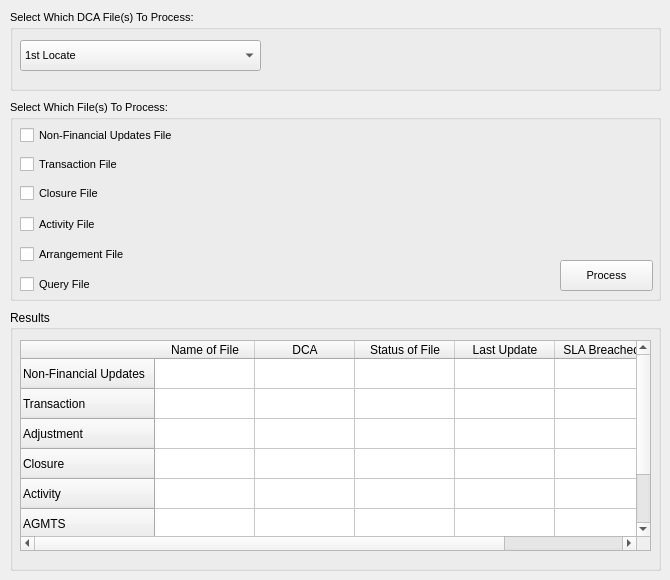
      <widget class="QWidget" name="tab_4">
       <attribute name="title">
        <string>From DCA</string>
       </attribute>
       <widget class="QGroupBox" name="groupBox_3">
        <property name="geometry">
         <rect>
          <x>10</x>
          <y>10</y>
          <width>651</width>
          <height>81</height>
         </rect>
        </property>
        <property name="font">
         <font>
          <family>Arial</family>
          <pointsize>8</pointsize>
         </font>
        </property>
        <property name="title">
         <string>Select Which DCA File(s) To Process:</string>
        </property>
        <widget class="QComboBox" name="comboBox_6">
         <property name="geometry">
          <rect>
           <x>10</x>
           <y>30</y>
           <width>241</width>
           <height>31</height>
          </rect>
         </property>
         <property name="toolTip">
          <string>Click to Select Client Name</string>
         </property>
         <item>
          <property name="text">
           <string>1st Locate</string>
          </property>
         </item>
        </widget>
       </widget>
       <widget class="QGroupBox" name="groupBox_4">
        <property name="geometry">
         <rect>
          <x>10</x>
          <y>100</y>
          <width>651</width>
          <height>201</height>
         </rect>
        </property>
        <property name="font">
         <font>
          <family>Arial</family>
          <pointsize>8</pointsize>
         </font>
        </property>
        <property name="title">
         <string>Select Which File(s) To Process:</string>
        </property>
        <widget class="QCheckBox" name="checkBox_6">
         <property name="geometry">
          <rect>
           <x>10</x>
           <y>25</y>
           <width>191</width>
           <height>20</height>
          </rect>
         </property>
         <property name="font">
          <font>
           <family>Arial</family>
           <pointsize>8</pointsize>
          </font>
         </property>
         <property name="text">
          <string>Non-Financial Updates File</string>
         </property>
        </widget>
        <widget class="QCheckBox" name="checkBox_7">
         <property name="geometry">
          <rect>
           <x>10</x>
           <y>49</y>
           <width>161</width>
           <height>31</height>
          </rect>
         </property>
         <property name="font">
          <font>
           <family>Arial</family>
           <pointsize>8</pointsize>
          </font>
         </property>
         <property name="text">
          <string>Transaction File</string>
         </property>
        </widget>
        <widget class="QPushButton" name="pushButton_2">
         <property name="geometry">
          <rect>
           <x>550</x>
           <y>160</y>
           <width>93</width>
           <height>31</height>
          </rect>
         </property>
         <property name="toolTip">
          <string>Click To Process Selected Files</string>
         </property>
         <property name="text">
          <string>Process</string>
         </property>
        </widget>
        <widget class="QCheckBox" name="checkBox_9">
         <property name="geometry">
          <rect>
           <x>10</x>
           <y>78</y>
           <width>161</width>
           <height>31</height>
          </rect>
         </property>
         <property name="font">
          <font>
           <family>Arial</family>
           <pointsize>8</pointsize>
          </font>
         </property>
         <property name="text">
          <string>Closure File</string>
         </property>
        </widget>
        <widget class="QCheckBox" name="checkBox_17">
         <property name="geometry">
          <rect>
           <x>10</x>
           <y>116</y>
           <width>241</width>
           <height>17</height>
          </rect>
         </property>
         <property name="text">
          <string>Activity File</string>
         </property>
        </widget>
        <widget class="QCheckBox" name="checkBox_18">
         <property name="geometry">
          <rect>
           <x>10</x>
           <y>146</y>
           <width>141</width>
           <height>17</height>
          </rect>
         </property>
         <property name="text">
          <string>Arrangement File</string>
         </property>
        </widget>
        <widget class="QCheckBox" name="checkBox_8">
         <property name="geometry">
          <rect>
           <x>10</x>
           <y>176</y>
           <width>141</width>
           <height>17</height>
          </rect>
         </property>
         <property name="text">
          <string>Query File</string>
         </property>
        </widget>
       </widget>
       <widget class="QGroupBox" name="groupBox_10">
        <property name="geometry">
         <rect>
          <x>10</x>
          <y>310</y>
          <width>651</width>
          <height>261</height>
         </rect>
        </property>
        <property name="title">
         <string>Results</string>
        </property>
        <widget class="QTableWidget" name="tableWidget_2">
         <property name="geometry">
          <rect>
           <x>10</x>
           <y>30</y>
           <width>631</width>
           <height>211</height>
          </rect>
         </property>
         <property name="font">
          <font>
           <family>Arial</family>
           <pointsize>9</pointsize>
          </font>
         </property>
         <property name="sizeAdjustPolicy">
          <enum>QAbstractScrollArea::AdjustToContentsOnFirstShow</enum>
         </property>
         <row>
          <property name="text">
           <string>Non-Financial Updates</string>
          </property>
          <property name="font">
           <font>
            <family>Arial</family>
            <pointsize>9</pointsize>
           </font>
          </property>
         </row>
         <row>
          <property name="text">
           <string>Transaction</string>
          </property>
         </row>
         <row>
          <property name="text">
           <string>Adjustment</string>
          </property>
         </row>
         <row>
          <property name="text">
           <string>Closure</string>
          </property>
         </row>
         <row>
          <property name="text">
           <string>Activity</string>
          </property>
         </row>
         <row>
          <property name="text">
           <string>AGMTS</string>
          </property>
         </row>
         <row>
          <property name="text">
           <string>Query</string>
          </property>
         </row>
         <column>
          <property name="text">
           <string>Name of File</string>
          </property>
         </column>
         <column>
          <property name="text">
           <string>DCA</string>
          </property>
         </column>
         <column>
          <property name="text">
           <string>Status of File</string>
          </property>
         </column>
         <column>
          <property name="text">
           <string>Last Update</string>
          </property>
         </column>
         <column>
          <property name="text">
           <string>SLA Breached?</string>
          </property>
         </column>
        </widget>
       </widget>
       <zorder>groupBox_10</zorder>
       <zorder>groupBox_3</zorder>
       <zorder>groupBox_4</zorder>
      </widget>
